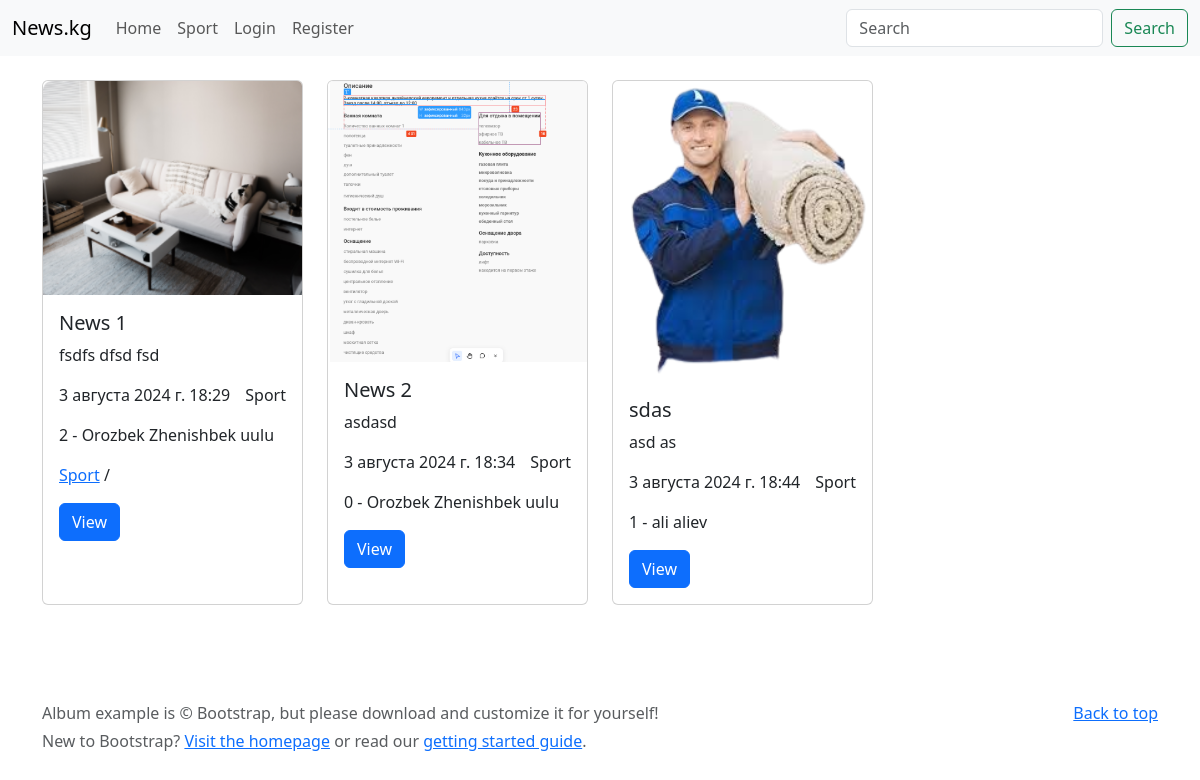
Page /news/ on the committed database.
### news/models.py (models this page shows, shortened)
class Category(models.Model):
    class Meta:
        verbose_name = 'категория'
        verbose_name_plural = 'категории'
    name = models.CharField(verbose_name='название', max_length=100)

class News(models.Model):
    class Meta:
        verbose_name = 'новость'
        verbose_name_plural = 'новости'
    name = models.CharField(verbose_name='название', max_length=100)
    image = models.ImageField(verbose_name='изображение', upload_to='news_images/')
    category = models.ForeignKey(
        'news.Category', on_delete=models.PROTECT, related_name='news', verbose_name='категория')
    tags = models.ManyToManyField('news.Tag', related_name='news', verbose_name='теги')
    description = models.CharField(verbose_name='описание', max_length=300)
    content = models.TextField(verbose_name='контент')
    date = models.DateTimeField(verbose_name='дата добавление', auto_now_add=True)
    views = models.PositiveIntegerField(verbose_name='просмотры', default=0)
    author = models.ForeignKey('auth.User', on_delete=models.CASCADE, related_name='news', verbose_name='автор')
    is_published = models.BooleanField(verbose_name='публичность', default=True)

class Tag(models.Model):
    class Meta:
        verbose_name = 'тег'
        verbose_name_plural = 'теги'
    name = models.CharField(verbose_name='название', max_length=100)

### news/views.py (the view)
# urls.py: path('', views.main, name='main'),
def main(request):
    news = News.objects.filter(is_published=True)
    search = request.GET.get('search')
    if search:
        news = news.filter(name__icontains=search)
    category_id = int(request.GET.get('category', 0))
    if category_id:
        news = news.filter(category__id=category_id)
    page = int(request.GET.get('page', 1))
    page_size = int(request.GET.get('page_size', 4))
    pagin = Paginator(news, page_size)
    news = pagin.get_page(page)
    return render(request, 'index.html', {'news': news})

### news/templatetags/custom_tags.py (called while the page is built)
@register.simple_tag()
def get_categories():
    return Category.objects.all()

### templates/index.html (shortened to what this page needs)
{% extends 'base.html' %}
{% load static %}
{% block content %}
<div class="row">
    {% for item in news %}
        <div class="col-lg-3 col-md-4 col-sm-6 col-12 mb-4">
            <div class="card h-100">
                <img src="{{ item.image.url }}" class="card-img-top" alt="...">
                <div class="card-body">
                <h5 class="card-title">{{ item.name }}</h5>
                <p class="card-text">{{ item.description }}</p>
                <p  class="d-flex justify-content-between">
                    <span>{{ item.date }}</span>
                    <span>{{ item.category.name }}</span>
                </p>
                <p>
                    {{ item.views }} - {{ item.author.first_name }} {{ item.author.last_name }}
                </p>
                <p>
                   {% for tag in item.tags.all %}
                        <a href="#">{{ tag.name }}</a> /
                   {% endfor %}
                </p>
                <a href="{% url 'detail_news' id=item.id %}" class="btn btn-primary">View</a>
                </div>
            </div>
        </div>
    {% endfor %}
</div>
{% endblock content %}

### templates/components/nav_categories.html
{% load custom_tags %}
{% get_categories as categories %}
{% for category in categories %}
    <li class="nav-item">
        <a class="nav-link" href="{% url 'main' %}?category={{ category.id }}">{{ category.name }}</a>
    </li>
{% endfor %}

### rows in the picture
Category: name "Sport"
News: image (picture), name "News 1", description "fsdfs dfsd fsd", date "3 августа 2024 г. 18:29", category.name "Sport", views "2", author.first_name "Orozbek", author.last_name "Zhenishbek uulu"
Tag: name "Sport"
News: image (picture), name "News 2", description "asdasd", date "3 августа 2024 г. 18:34", category.name "Sport", views "0", author.first_name "Orozbek", author.last_name "Zhenishbek uulu"
News: image (picture), name "sdas", description "asd as", date "3 августа 2024 г. 18:44", category.name "Sport", views "1", author.first_name "ali", author.last_name "aliev"
